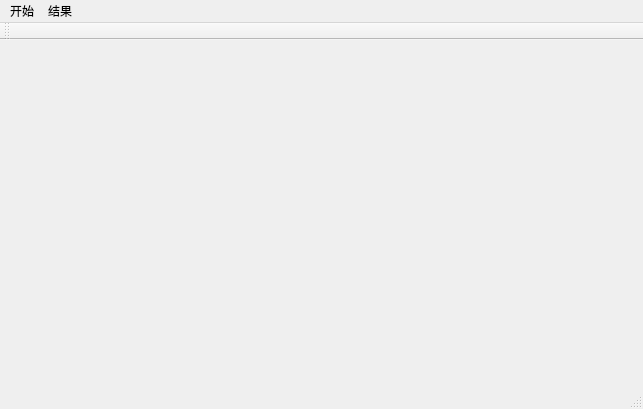
<?xml version="1.0" encoding="UTF-8"?>
<ui version="4.0">
 <class>CMainWindow</class>
 <widget class="QMainWindow" name="CMainWindow">
  <property name="geometry">
   <rect>
    <x>0</x>
    <y>0</y>
    <width>643</width>
    <height>409</height>
   </rect>
  </property>
  <property name="minimumSize">
   <size>
    <width>643</width>
    <height>409</height>
   </size>
  </property>
  <property name="maximumSize">
   <size>
    <width>1677721</width>
    <height>16777215</height>
   </size>
  </property>
  <property name="windowTitle">
   <string>网络流量分类系统</string>
  </property>
  <widget class="QWidget" name="centralWidget">
   <layout class="QVBoxLayout" name="verticalLayout"/>
  </widget>
  <widget class="QMenuBar" name="menuBar">
   <property name="geometry">
    <rect>
     <x>0</x>
     <y>0</y>
     <width>643</width>
     <height>23</height>
    </rect>
   </property>
   <widget class="QMenu" name="menuClassify">
    <property name="autoFillBackground">
     <bool>true</bool>
    </property>
    <property name="title">
     <string>开始</string>
    </property>
    <addaction name="separator"/>
    <addaction name="actionBegin"/>
    <addaction name="actionBegin_1"/>
    <addaction name="separator"/>
    <addaction name="actionExit"/>
   </widget>
   <widget class="QMenu" name="menuResults">
    <property name="autoFillBackground">
     <bool>true</bool>
    </property>
    <property name="title">
     <string>结果</string>
    </property>
    <addaction name="separator"/>
    <addaction name="actionShow"/>
    <addaction name="action_2"/>
   </widget>
   <addaction name="menuClassify"/>
   <addaction name="menuResults"/>
  </widget>
  <widget class="QToolBar" name="mainToolBar">
   <attribute name="toolBarArea">
    <enum>TopToolBarArea</enum>
   </attribute>
   <attribute name="toolBarBreak">
    <bool>false</bool>
   </attribute>
  </widget>
  <widget class="QStatusBar" name="statusBar"/>
  <action name="actionBegin">
   <property name="checkable">
    <bool>true</bool>
   </property>
   <property name="text">
    <string>统计法分类</string>
   </property>
   <property name="toolTip">
    <string>统计法分类</string>
   </property>
   <property name="shortcut">
    <string>Alt+Shift+C</string>
   </property>
  </action>
  <action name="actionShow">
   <property name="checkable">
    <bool>true</bool>
   </property>
   <property name="text">
    <string>分类结果（概率）</string>
   </property>
   <property name="toolTip">
    <string>显示分类结果的混沌矩阵</string>
   </property>
   <property name="shortcut">
    <string>Alt+S</string>
   </property>
  </action>
  <action name="actionBegin_1">
   <property name="checkable">
    <bool>false</bool>
   </property>
   <property name="enabled">
    <bool>false</bool>
   </property>
   <property name="text">
    <string>正态分布法分类</string>
   </property>
   <property name="toolTip">
    <string>正态分布法分类</string>
   </property>
   <property name="shortcut">
    <string>Alt+C</string>
   </property>
  </action>
  <action name="action_2">
   <property name="checkable">
    <bool>true</bool>
   </property>
   <property name="text">
    <string>分类结果（数值）</string>
   </property>
   <property name="toolTip">
    <string>显示分类到每种类型的结果数据条数</string>
   </property>
   <property name="shortcut">
    <string>Alt+Shift+S</string>
   </property>
  </action>
  <action name="actionExit">
   <property name="checkable">
    <bool>true</bool>
   </property>
   <property name="text">
    <string>退出</string>
   </property>
   <property name="toolTip">
    <string>退出程序</string>
   </property>
   <property name="shortcut">
    <string>Alt+E</string>
   </property>
  </action>
 </widget>
 <layoutdefault spacing="6" margin="11"/>
 <resources/>
 <connections/>
</ui>
